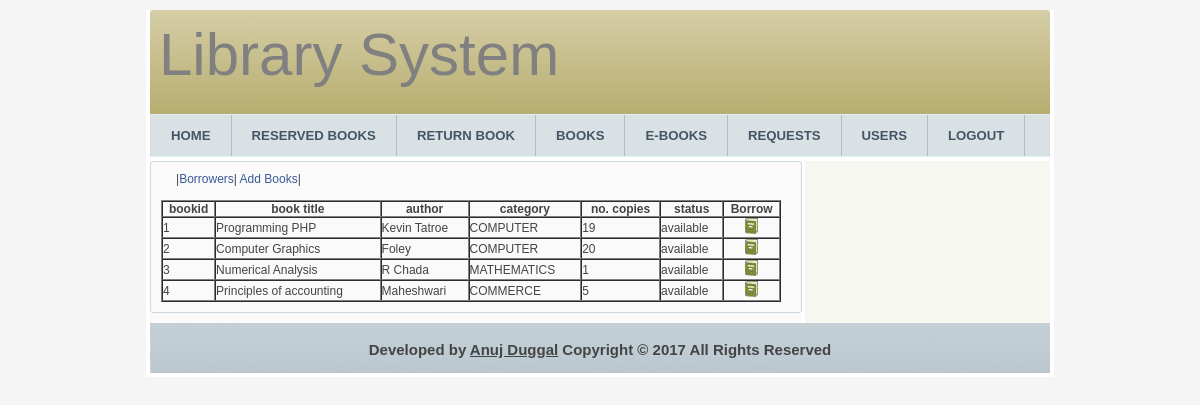
/code/booklist.php (signed in), run on the app's committed database.
### tables this page shows
CREATE TABLE IF NOT EXISTS `books` (
  `book_id` int(50) NOT NULL AUTO_INCREMENT,
  `book_title` varchar(50) NOT NULL,
  `Author` text NOT NULL,
  `book_category` varchar(50) NOT NULL,
  `no_copies` varchar(50) NOT NULL,
  `status` varchar(50) NOT NULL,
  UNIQUE KEY `book_id` (`book_id`)
);

### code/booklist.php (the view, shortened to what this page needs)
<!DOCTYPE html >
<html>
<head>
<link rel="stylesheet" type="text/css" href="css/style.css" media="screen"/>
</head>
<body>
<div class="container">
<?php
	include("library/header.php");
?>
<div class="navigation">
		<a href="index.php">HOME</a>
		<?php
		if ($_SESSION['username']=="administrator")
		echo "<a href=\"reservedlist.php\">RESERVED BOOKS</a>";
		?>
		<?php
		if ($_SESSION['username']=="administrator")
		echo "<a href=\"returnbook.php\">RETURN BOOK</a>";
		?>
		<a href="books.php">BOOKS</a>
<?php
		if ($_SESSION['username']=="administrator")
        echo "<a href=\"upload.php\">E-BOOKS</a>";
		?>
		<?php
		if ($_SESSION['username']=="administrator")
		echo "<a href=\"requests.php\">REQUESTS</a>";
		?>
        <?php
		if ($_SESSION['username']=="administrator")
		echo "<a href=\"userslist.php\">USERS</a>";
		?>
		<a href="logout.php">LOGOUT</a>
	</div>
	<div class="main">
		<div class="content">
			<div class="node">
			<div class="menu">
			<div class="but">
			<?php
		if ($_SESSION['username']=="administrator")
			echo"|<a href=\"listofborrowers.php\">Borrowers</a>| <a href=\"addbook.php\">Add Books</a>|<br><br>";
?>
</div>
		<?php
			echo "<table border=1 id='tab' width='100%' cellpadding=0 cellspacing=0>";
			$locate =mysql_query("select * from books");
			echo "<tr>";
			echo "<th>bookid</th>";
			echo "<th>book title</th>";
echo "<th>author</th>";
			echo "<th>category</th>";
			echo "<th>no. copies</th>";
			echo "<th>status</th>";
				if ($_SESSION['username']=="administrator")
				{
			echo "<th>Borrow</th>";
			}
			echo "</tr>";
			while($rows=mysql_fetch_array($locate)){
				echo "<tr>";
				echo "<td>".$rows['book_id']."</td>";
				echo "<td>".$rows['book_title']."</td>";
				echo "<td>".$rows['Author']."</td>";
				echo "<td>".$rows['book_category']."</td>";
				echo "<td>".$rows['no_copies']."</td>";
				if($rows['no_copies']==!0){
				echo "<td>".$rows['status']."</td>";
				}
				else{
				echo "<td>Not Available</td>";
				}
				if($rows['no_copies']==!0){
					if ($_SESSION['username']=="administrator")
					{
				echo "<td title=Borrow><a href='borrowedform.php?name=".$rows['book_title']."'><center><img src='img/brow.png'></center></a></td>";
				}
				echo "</tr>";
			}}
			echo "</table>";
		?>
	</div>
	</div>
	  </div>
	</div>
<footer>
		<div class="copyright">
			<?php
		include("library/footer.php");
		?>
		</div>
</footer>
	</div>
</body>
</html>

### code/library/header.php
<div class="header">
	<h1>Library System</h1>
</div>

### code/library/footer.php
<div class="footer">
<b>Developed by <u>Anuj Duggal</u> Copyright &copy <?php echo date("Y")?> All Rights Reserved</b>
</div>

### code/css/style.css (style rules this page uses)
html { min-height: 100%; }
* { margin: 0; padding: 0; }
a { color: #3b5998; text-decoration:none; }
body { background-color:whiteSmoke; color: #444; font: normal 62.5% Tahoma,sans-serif; }
h1 { font: normal 1.8em Tahoma,sans-serif; margin-bottom: 4px; }
h1,h2,h3 { padding-top: 6px; }
.container { background: #FFF; font-size: 1.2em; margin: 0 auto; padding: 0 4px 4px; width: 900px; }
.header { font-size: 60px; height: 100px; margin-top:10px; padding: 4px 4px 0px; border-radius:3px 3px 0 0; background: rgb(213,206,166); background: -moz-linear-gradient(top, rgba(213,206,166,1) 0%, rgba(201,193,144,1) 40%, rgba(183,173,112,1) 100%); background: -webkit-gradient(linear, left top, left bottom, color-stop(0%,rgba(213,206,166,1)), color-stop(40%,rgba(201,193,144,1)), color-stop(100%,rgba(183,173,112,1))); background: -webkit-linear-gradient(top, rgba(213,206,166,1) 0%,rgba(201,193,144,1) 40%,rgba(183,173,112,1) 100%); background: -o-linear-gradient(top, rgba(213,206,166,1) 0%,rgba(201,193,144,1) 40%,rgba(183,173,112,1) 100%); background: -ms-linear-gradient(top, rgba(213,206,166,1) 0%,rgba(201,193,144,1) 40%,rgba(183,173,112,1) 100%); background: linear-gradient(to bottom, rgba(213,206,166,1) 0%,rgba(201,193,144,1) 40%,rgba(183,173,112,1) 100%); filter: progid:DXImageTransform.Microsoft.gradient( startColorstr='#d5cea6', endColorstr='#b7ad70',GradientType=0 ); }
.header h1 { color:grey; font-size:60px; margin-left:5px; }
.navigation { background: #D9E1E5 url(../img/nav.gif); border: 1px solid #DFEEF7; border-color: #DFEEF7 #CFDEE7; height: 41px; }
.navigation a { background: #D9E1E5 url(../img/nav.gif); border-right: 1px solid #AFBEC7; color: #456; display: block; float: left; font: bold 1.1em sans-serif; line-height: 41px; padding: 0 20px; text-decoration: none; }
.main { border-top: 4px solid #FFF; background: url(../img/bgmain.gif) repeat-y; }
.content { float: left; margin: 0px 0 5px 0; width: 650px; height:auto; }
.node { border:1px solid #CCD8E0; padding:10px; border-radius:3px 3px 3px 3px; margin-bottom:5px; width:630px; }
footer { background:url(../img/header.jpg); height:50px; }
.copyright { text-align:center; margin-top:0px; padding: 4px 4px 0px; }
.footer { margin-top:14px; font-size:15px; }
.menu { width:620px; }
.but { float:left; margin-left:15px; }

### data on the page
books: book_id "1", book_title "Programming PHP", Author "Kevin Tatroe", book_category "COMPUTER", no_copies "19", status "available"
books: book_id "2", book_title "Computer Graphics", Author "Foley", book_category "COMPUTER", no_copies "20", status "available"
books: book_id "3", book_title "Numerical Analysis", Author "R Chada", book_category "MATHEMATICS", no_copies "1", status "available"
books: book_id "4", book_title "Principles of accounting", Author "Maheshwari", book_category "COMMERCE", no_copies "5", status "available"
